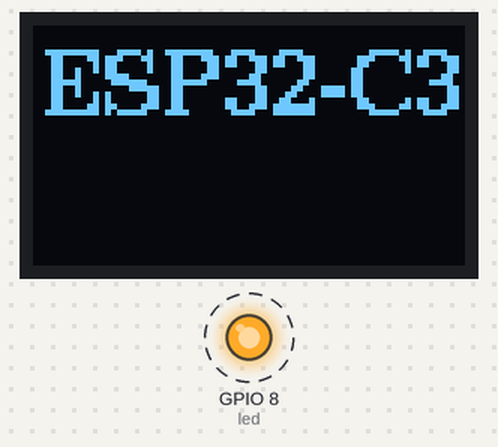
Bench run of a sketch on a simulated ESP32-C3. On the bench: 72×40 one-colour display, output pins drawn as LEDs (lit = HIGH). Dashed ring = blinking.

Above: at 1.1 s.
Timing chart, 0 to 130.0 s (numbered marks = the images above):
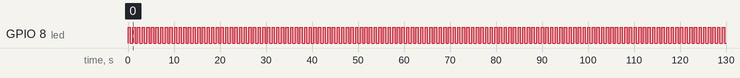

The sketch:

oled_test.ino
```cpp
#include <U8g2lib.h>
#include <Wire.h>

#define led 8

//# IIC version
U8G2_SSD1306_72X40_ER_1_SW_I2C u8g2(U8G2_R0,6,5,U8X8_PIN_NONE); //ESP32C3 OLED开发板的屏幕接线：scl-->gpio6  sda-->gpio5 如果是Arduino则改为scl-->A5  sda-->A4


void setup(void) {
  pinMode(led, OUTPUT);
 u8g2.setContrast(250);
 u8g2.begin();
}
void loop(void) {
  digitalWrite(led, HIGH);
  delay(500);
  digitalWrite(led, LOW);
  delay(500);
 u8g2.firstPage();
 do {
  u8g2.setFont(u8g2_font_ncenB10_tr);
  u8g2.drawStr(2,15,"ESP32-C3");
 } while ( u8g2.nextPage() );
}
```

Measured:
- by itself, GPIO 8 (led): alternates HIGH for 0.50 s and LOW for 0.51 s
